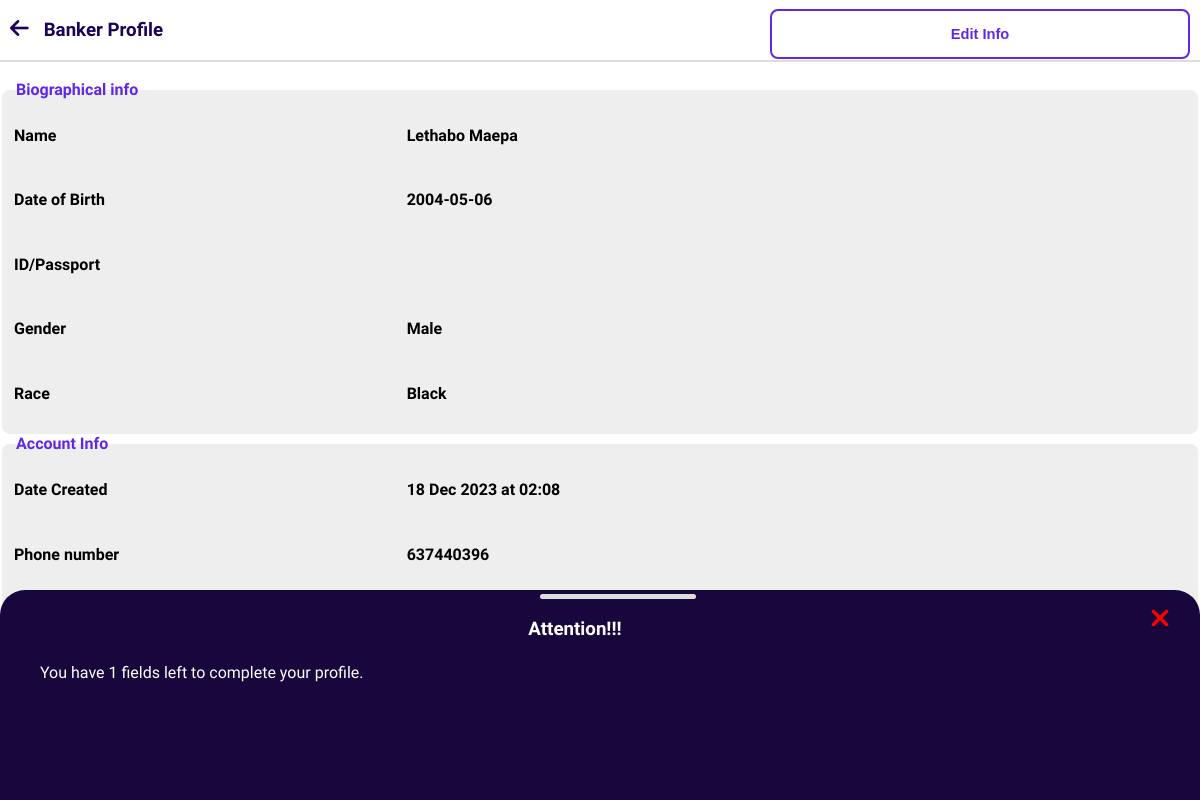
Screenshot of /Bankyio/BankerProfile.php (signed in) with the database file from the repository.
### tables this page shows
CREATE TABLE `users` (
  `id` int(11) NOT NULL,
  `fullname` varchar(255) NOT NULL,
  `dateOfBirth` date NOT NULL,
  `gender` varchar(8) NOT NULL DEFAULT 'N/A',
  `race` varchar(11) NOT NULL DEFAULT 'N/A',
  `passport` varchar(20) NOT NULL DEFAULT 'N/A',
  `email` varchar(255) NOT NULL DEFAULT 'N/A',
  `phone` int(12) NOT NULL,
  `password` varchar(255) NOT NULL,
  `dateCreated` timestamp(6) NOT NULL DEFAULT CURRENT_TIMESTAMP(6),
  `user_id` varchar(255) NOT NULL,
  `balance` varchar(20) NOT NULL DEFAULT '0'
);

### Bankyio/php/session.php (called while the page is built, shortened)
<?php
if(isset($_SESSION['id']))
{
  $id = $_SESSION["id"];
}
else
{
  header("location: login.html");
}

### Bankyio/php/retrieveUser.php (called while the page is built, shortened)
<?php
  require_once("session.php");
  $sql = "SELECT * FROM users WHERE user_id = '$id'";
  $query = mysqli_query($connect,$sql);
  if($row = mysqli_fetch_array($query))
  {
    $name = $row['fullname'];
  }
  else
  {
    header("location: login.html");
    echo("No users found");
  }
?>

### LoopyLite/php/months.php (called while the page is built)
<?php
function to_datetime($timestamp)
{
       $months = ["Jan","Feb","Mar","Apr","May","Jun","Jul","Aug","Sep","Oct","Nov","Dec"];
      $product_dat = explode(" ",$timestamp);
      $product_date1 = $product_dat[0];
      $product_time = $product_dat[1];
      $product_date1 = explode("-",$product_date1);
      $product_times = explode(":",$product_time);
      $ind = $product_date1[1]-1;
      $product_date_ymd = $product_date1[2]." "." ".$months[$ind]." ".$product_date1[0];
      $product_time_hms = $product_times[0].":".$product_times[1];
      $product_date = $product_date_ymd." at ".$product_time_hms;
      return $product_date;
}
?>

### Bankyio/BankerProfile.php (the view, shortened to what this page needs)
<?php
require_once("php/retrieveUser.php");
require_once("../LoopyLite/php/months.php");
$dateCreated = to_datetime($row['dateCreated']);
?>
<!DOCTYPE html>
<html lang="en">
<head>
  <link href="assets/css/fontawesome.css" rel="stylesheet">
    <link href="assets/css/brands.css" rel="stylesheet">
    <link href="assets/css/solid.css" rel="stylesheet">
  <link rel="stylesheet" href="css/index.css">
  </head>
  <header style="border-bottom: #ddd solid 2px">
    <i onclick="history.back();" class="fa fa-arrow-left float-left" style="margin-right: 15px; font-size: 16pt; margin-top: 18px;"></i>
    <h3>Banker Profile</h3>
    <button onclick="updateProfile('update');" style="float: right; width: 35%;margin-top: -50px; background-color: transparent; border: 2px solid #6028e5;color: #6028e5;">Edit Info</button>
  </header>
  <body>
    <fieldset>
      <legend>Biographical info</legend>
      <div class="hist">
        <h4>Name</h4>
        <h4><?php echo $row['fullname'];?></h4>
        <h4>Date of Birth</h4>
        <h4><?php echo $row['dateOfBirth'];?></h4>
        <h4>ID/Passport</h4>
        <h4><?php echo $row['passport'];?></h4>
        <h4>Gender</h4>
        <h4><?php echo $row['gender'];?></h4>
        <h4>Race</h4>
        <h4><?php echo $row['race'];?></h4>
      </div>
    </fieldset>
    <fieldset>
      <legend>Account Info</legend>
      <div class="hist">
        <h4>Date Created</h4>
        <h4><?php echo $dateCreated;?></h4>
        <h4>Phone number</h4>
        <h4><?php echo $row['phone'];?></h4>
        <h4>Email</h4>
        <h4><?php echo $row['email'];?></h4>
        <h4>Password</h4>
        <button style="margin: 0;">Change Password</button>
      </div>
    </fieldset>
    <div class="more" id="dataInfo" style="height: 200px;background-color: #17073d; color: white;">
    <div onclick="appear(false,'dataInfo');" class="new-close"></div>
    <i class="fa fa-xmark float-right" style="color: red;" onclick="appear(false,'dataInfo');"></i>
    <center><h3>Attention!!!</h3></center>
    <div id="notify"></div>
  </body>
</html>

### Bankyio/assets/css/brands.css (style rules this page uses)
:root, :host { --fa-style-family-brands: 'Font Awesome 6 Brands'; --fa-font-brands: normal 400 1em/1 'Font Awesome 6 Brands'; }

### Bankyio/assets/css/solid.css (style rules this page uses)
:root, :host { --fa-style-family-classic: 'Font Awesome 6 Free'; --fa-font-solid: normal 900 1em/1 'Font Awesome 6 Free'; }

### Bankyio/css/index.css (style rules this page uses)
body, html { height: 100%; width: 100%; left: 0; overflow-x: hidden; overflow-y: auto; font-family: 'Varela Round', sans-serif; padding: 0; margin: 0 }
body { background-color: white; color: black; }
.header, header { left: 0; height: 60px; top: 0; position: fixed; width: 100%; background-color: white; z-index: 1; color: #1c0357; border-bottom: 2px solid #ddd; }
.header i, .float-right, .float-left { display: inline-block; float: left; margin: 20px; margin-top: 6px; font-size: 20pt; padding: 10px; border-radius: 25px; }
.float-left, .float-right { margin: 0; padding: 0; margin-top: 6px; }
.float-left { margin-left: 10px; }
.float-right { float: right; margin-right: 30px; }
.login button, .amounts button, button, .btn { text-decoration: none; margin: 10px; height: 50px; border: none; background-color: #6028e5 ; color: white; font-weight: bold; border-radius: 8px; width: 70%; font-size: 11pt; transition: 0.3s all ease-in-out; }
.new-close { margin-inline: 45%; margin-top: 4px; background-color: #ddd; border-radius: 8px; width: 13%; height: 5px; }
.more { position: fixed; bottom: 0; width: 100%; z-index: 8; background-color: #fff; border-radius: 25px; border-bottom-left-radius: 0; border-bottom-right-radius: 0; display: none; padding-bottom: 10px; }
.transactLottery div, .hist { display: grid; grid-template-columns: 1fr 1fr; grid-gap: 3px; overflow: hidden; overflow-y: auto; }
fieldset { border-radius: 8px; border: none; background-color: #eee; }
legend { font-weight: bold; color: #6028e5; }

### Bankyio/BankerProfile.php (style rules this page uses)
.hist { grid-template-columns: 1fr 2fr; }

### rows the page displays
users: fullname "Lethabo Maepa", dateOfBirth "2004-05-06", gender "Male", race "Black", dateCreated "18 Dec 2023 at 02:08", phone "637440396"
